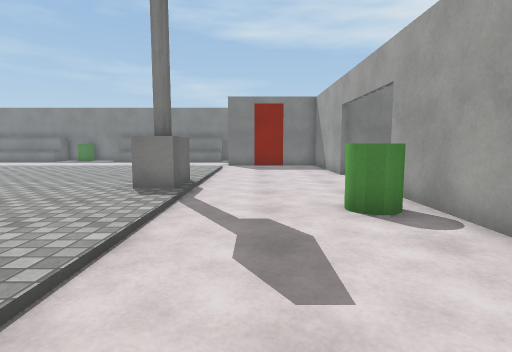
View 1 (above)

16 first-person views from a walk through a 3-D level made in the Unity game engine. The camera is 1.2 m above the floor, tilts 6° down and sees 80° across. The floor is counted in squares, 1 m on a side. Each view is taken from the middle of a square. On the plan, view 1 faces up. The plan holds only what a view shows up to about 13 squares ahead; the rest is blank. The place goes on beyond the plan. The player character is not drawn. Surface patterns are stand-ins for the level's own textures.

View 2
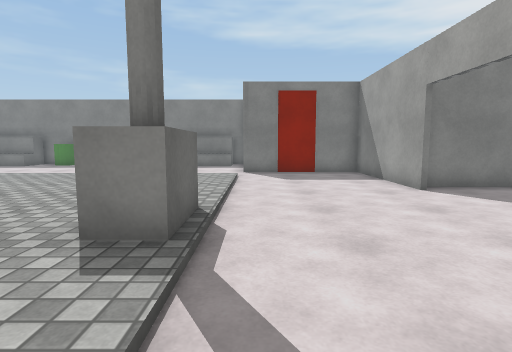

View 3
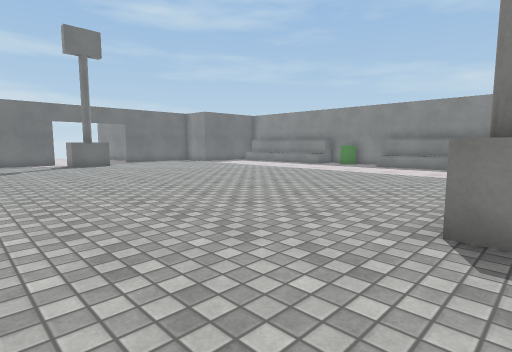

View 4
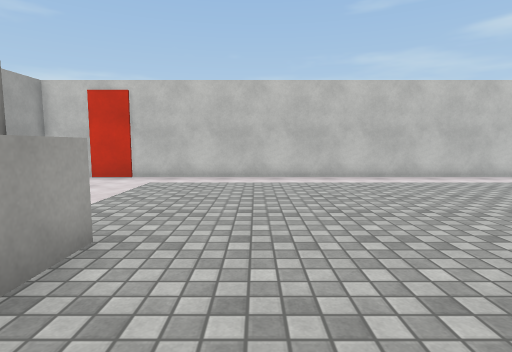

View 5
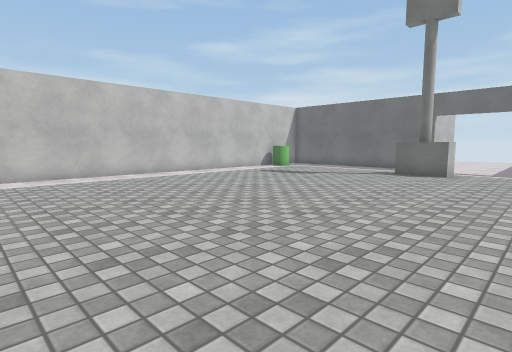

View 6
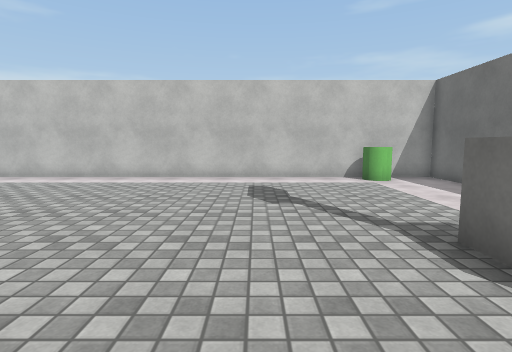

View 7
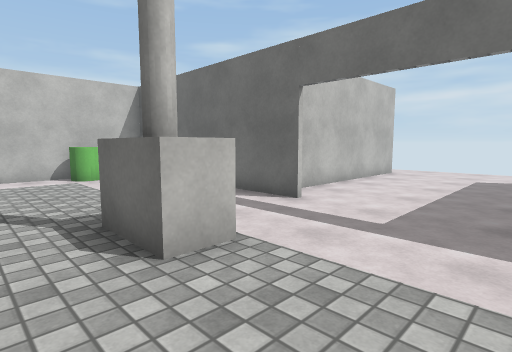

View 8
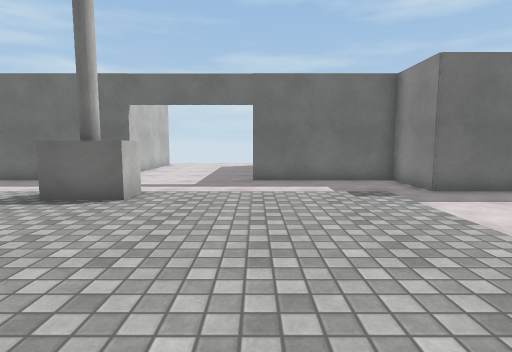

View 9
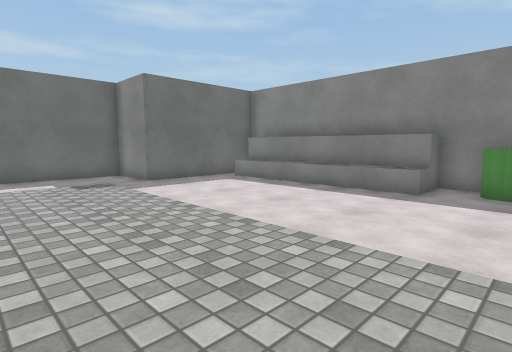

View 10
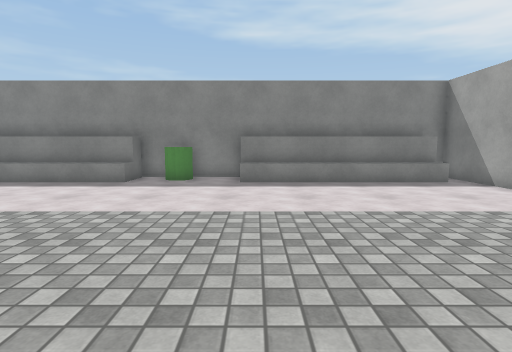

View 11
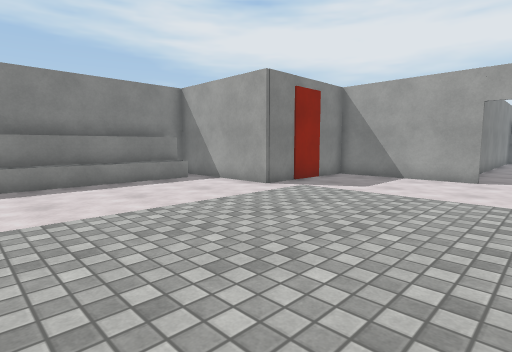

View 12
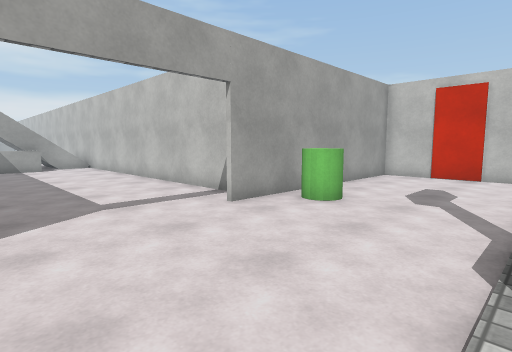

View 13
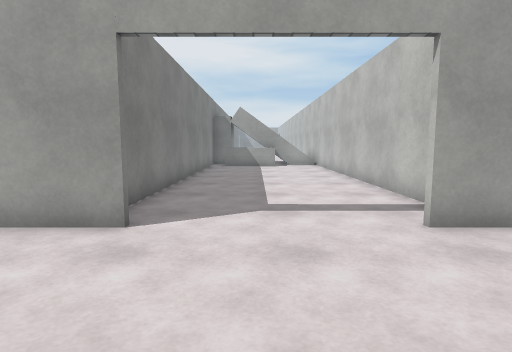

View 14
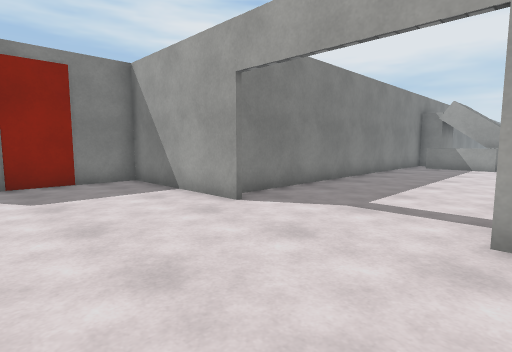

View 15
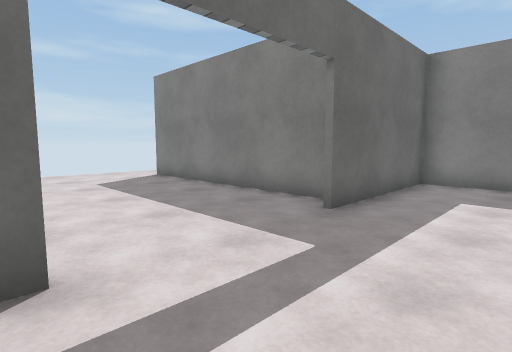

View 16
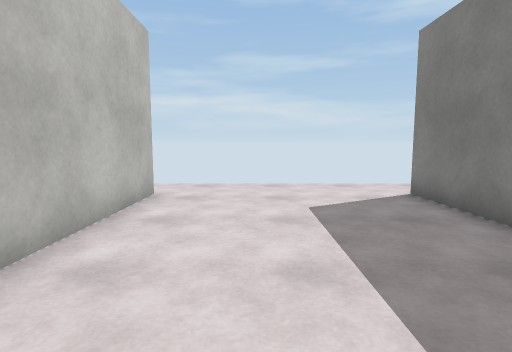

### Floor plan
Points are (right, up) in squares from view 1. A wall is a line through its corners. A room is listed if a view was taken in it or the views show most of it. See-through windows are left out.
Room 1 (views 1, 2, 3, 4, 5, 6, 7, 8, 9, 10, 11, 12, 13, 14, 15, 16)
walls: (-13.5, 21.2) (-20.2, 21.2); (-13.5, 22.1) (-13.5, 20.5); (-23.9, 7.6) (-23.9, -1.1) (3.3, -1.1) (3.3, 7.5); (-24.6, 12.7) (-32.4, 12.7); (-2.2, 21.2) (-9.6, 21.2); (3.3, 11.9) (3.3, 16.9) (-1.5, 16.9) (-1.5, 22.2) (-19.4, 22.2); (-21.5, 20.1) (-21.5, 16.9) (-23.9, 16.9) (-23.9, 11.9); (4.6, 6.5) (12, 6.5); (-32.4, 6.5) (-25.4, 6.5); (12.1, 12.5) (3.6, 12.5)
low walls: (-13.5, 20.5) (-20.8, 20.5); (-2.4, 20.5) (-9.5, 20.5)
ways out: opening at (-33.5, 6); opening at (-33.5, 13)
objects: green cylinder (-22, 0) to (-21, 0); pole (-20, 8) to (-20, 9); green cylinder (-12, 21); pole (-3, 8) to (-2, 9); green cylinder (2, 5) to (2, 6)

Positions as (right, up) in squares from view 1, and headings:
1: (0, 0), facing up
2: (-1, 4), facing up
3: (-2, 3), facing up-left
4: (-5, 11), facing down
5: (-7, 12), facing down-left
6: (-17, 11), facing down
7: (-18, 12), facing down-left
8: (-13, 12), facing left
9: (-11, 12), facing up-left
10: (-9, 10), facing up
11: (-9, 10), facing up-right
12: (-2, 12), facing down-right
13: (-1, 10), facing right
14: (-1, 7), facing up-right
15: (-21, 7), facing up-left
16: (-25, 9), facing left
